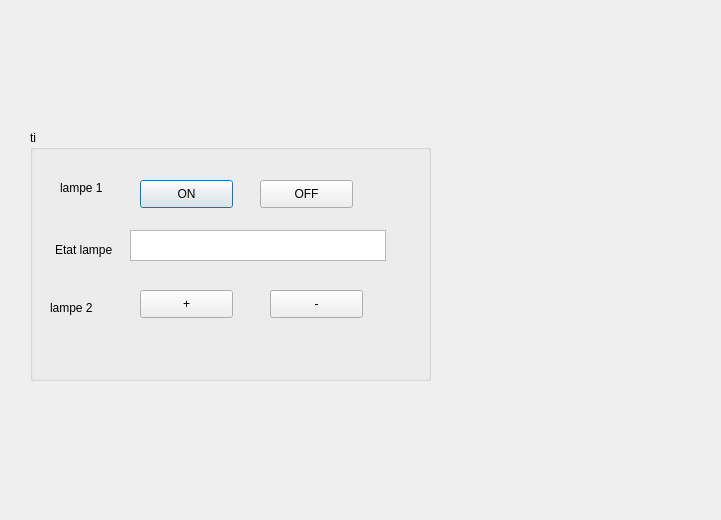
<?xml version="1.0" encoding="UTF-8"?>
<ui version="4.0">
 <class>ard</class>
 <widget class="QDialog" name="ard">
  <property name="geometry">
   <rect>
    <x>0</x>
    <y>0</y>
    <width>721</width>
    <height>520</height>
   </rect>
  </property>
  <property name="windowTitle">
   <string>Dialog</string>
  </property>
  <widget class="QGroupBox" name="groupBox">
   <property name="geometry">
    <rect>
     <x>30</x>
     <y>130</y>
     <width>401</width>
     <height>251</height>
    </rect>
   </property>
   <property name="title">
    <string>ti</string>
   </property>
   <widget class="QLabel" name="label">
    <property name="geometry">
     <rect>
      <x>30</x>
      <y>50</y>
      <width>56</width>
      <height>16</height>
     </rect>
    </property>
    <property name="text">
     <string>lampe 1</string>
    </property>
   </widget>
   <widget class="QPushButton" name="pushButton">
    <property name="geometry">
     <rect>
      <x>110</x>
      <y>50</y>
      <width>93</width>
      <height>28</height>
     </rect>
    </property>
    <property name="text">
     <string>ON</string>
    </property>
   </widget>
   <widget class="QPushButton" name="pushButton_2">
    <property name="geometry">
     <rect>
      <x>230</x>
      <y>50</y>
      <width>93</width>
      <height>28</height>
     </rect>
    </property>
    <property name="text">
     <string>OFF</string>
    </property>
   </widget>
   <widget class="QLabel" name="label_2">
    <property name="geometry">
     <rect>
      <x>25</x>
      <y>110</y>
      <width>71</width>
      <height>20</height>
     </rect>
    </property>
    <property name="text">
     <string>Etat lampe</string>
    </property>
   </widget>
   <widget class="QColumnView" name="columnView">
    <property name="geometry">
     <rect>
      <x>100</x>
      <y>100</y>
      <width>256</width>
      <height>31</height>
     </rect>
    </property>
   </widget>
   <widget class="QLabel" name="label_3">
    <property name="geometry">
     <rect>
      <x>20</x>
      <y>170</y>
      <width>56</width>
      <height>16</height>
     </rect>
    </property>
    <property name="text">
     <string>lampe 2</string>
    </property>
   </widget>
   <widget class="QPushButton" name="pushButton_3">
    <property name="geometry">
     <rect>
      <x>110</x>
      <y>160</y>
      <width>93</width>
      <height>28</height>
     </rect>
    </property>
    <property name="text">
     <string>+</string>
    </property>
   </widget>
   <widget class="QPushButton" name="pushButton_4">
    <property name="geometry">
     <rect>
      <x>240</x>
      <y>160</y>
      <width>93</width>
      <height>28</height>
     </rect>
    </property>
    <property name="text">
     <string>-</string>
    </property>
   </widget>
  </widget>
 </widget>
 <resources/>
 <connections/>
</ui>
